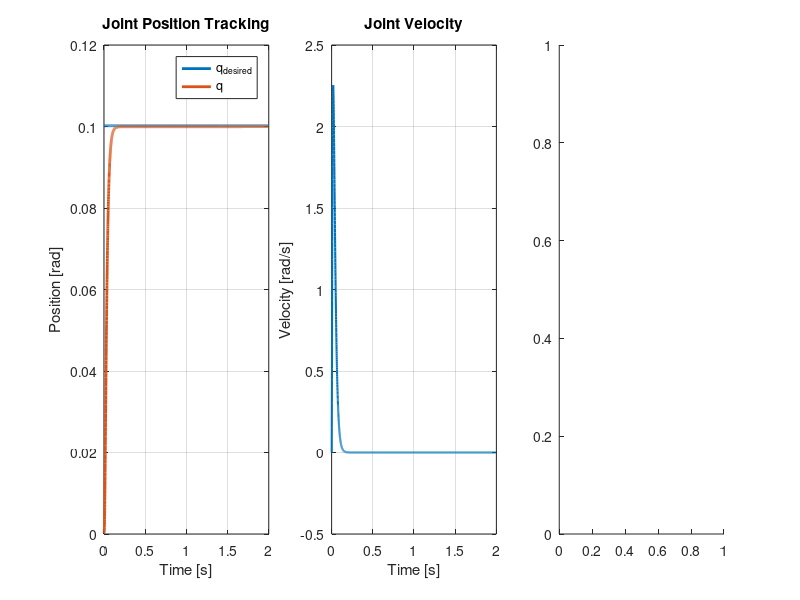

This figure's MATLAB source: (Note: this script raises an error after producing the figure.)
clc; clear; close all;

%% ===== Load log files =====
q_des   = load('joint_desired_log.txt');      % desired joint position
q       = load('joint_position_log.txt');     % actual joint position
qdot    = load('joint_velocity_log.txt');     % raw velocity
tau = load('torque_sum_log.txt');             % torque sum

%% ===== Time axis (control loop 기준) =====
N = length(q);
dt = 0.0005; 
t = (0:N-1) * dt;

%% ===== Plot =====
figure('Color','w','Position',[100 100 1400 400]);

% (1) Joint Desired vs Position
subplot(1,3,1);
plot(t, q_des, 'LineWidth', 2); hold on;
plot(t, q, 'LineWidth', 2);
grid on;
title('Joint Position Tracking');
xlabel('Time [s]');
ylabel('Position [rad]');
legend('q_{desired}', 'q', 'Location','best');

% (2) Joint Velocity
subplot(1,3,2);
plot(t, qdot, 'LineWidth', 1.5); hold on;
grid on;
title('Joint Velocity');
xlabel('Time [s]');
ylabel('Velocity [rad/s]');

% (3) Torque Sum
subplot(1,3,3);
plot(t, tau, 'LineWidth', 2);
grid on;
title('Torque Command (Torque Sum)');
xlabel('Time [s]');
ylabel('Torque [Nm]');

sgtitle('Low-Level Joint Control Debug Plot');
